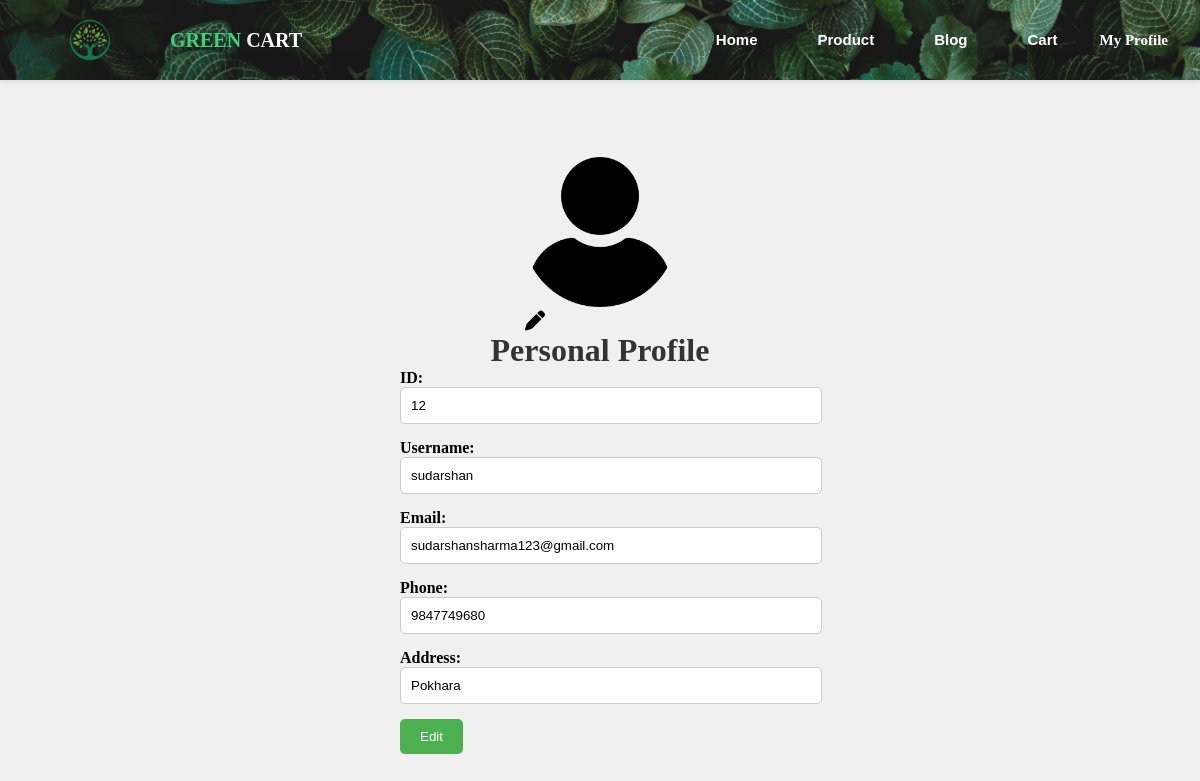
/AIV0/userside/profile.php (signed in), run on the app's committed database.
### tables this page shows
CREATE TABLE `customeruser` (
  `id` int(11) NOT NULL,
  `username` varchar(20) NOT NULL,
  `phone` varchar(20) NOT NULL,
  `Email` varchar(30) NOT NULL,
  `Password` varchar(20) NOT NULL,
  `role` int(11) NOT NULL,
  `address` varchar(50) NOT NULL
);

### AIV0/userside/profile.php (the view, shortened to what this page needs)
<?php
include '../include/db.php';
$id = $_SESSION['id'];
$accCheck = "SELECT * FROM customeruser WHERE id=$id";
$result = $conn->query($accCheck);
$row = mysqli_fetch_assoc($result);
$uname = $row["username"];
$umail = $row["Email"];
$uphone = $row["phone"];
$uaddress = $row["address"];
$profileImage = $row["profile_image"] ?? "user.png";
?>
<!DOCTYPE html>
<html lang="en">
<head>
    <link rel="stylesheet" href="../css/profile.css">
    <link rel="stylesheet" type="text/css" href="../include/nav.css">
    <link rel="stylesheet" href="https://cdnjs.cloudflare.com/ajax/libs/font-awesome/6.4.2/css/all.min.css">
</head>
<body>
    <?php include "../include/nav.php"; ?>
    <div class="container">
        <div class="profile-img">
            <img src="../img/<?php echo $profileImage; ?>" alt="profile" height="150px" id="profilePic">
            <form action="upload_profile.php" method="POST" enctype="multipart/form-data">
            <label for="fileUpload">
    <i class="fa-solid fa-pen" style="font-size: 20px; cursor: pointer;"></i>
</label>
            </form>
        </div>
        <h1>Personal Profile</h1>
        <form action="update_profile.php" method="POST">
            <label for="id">ID:</label><br>
            <input readonly type="text" value="<?php echo $id ?>" name="id">
            <label for="username">Username:</label><br>
            <input readonly type="text" value="<?php echo $uname ?>" name="name">
            <label for="email">Email:</label><br>
            <input readonly type="email" value="<?php echo $umail ?>" name="email">
            <label for="phone">Phone:</label><br>
            <input readonly type="number" value="<?php echo $uphone ?>" name="phone">
            <label for="address">Address:</label><br>
            <input readonly type="text" value="<?php echo $uaddress ?>" name="address">
            <button type='submit' name='edit' formaction="update_profile.php">Edit</button>
        </form>
    </div>
</body>
</html>

### AIV0/css/profile.css (style rules this page uses)
.container { display: flex; flex-direction: column; align-items: center; justify-content: center; min-height: 100vh; background-color: #f0f0f0; margin-top: -25px; border-radius: 10px; box-shadow: 0 0 10px rgba(0, 0, 0, 0.2); }
form { width: 100%; max-width: 400px; }
label { font-weight: bold; margin-bottom: 5px; }
input[type="text"], input[type="email"], input[type="number"] { width: 100%; padding: 10px; margin-bottom: 15px; border: 1px solid #ccc; border-radius: 5px; }
button { background-color: #4caf50; color: white; border: none; padding: 10px 20px; border-radius: 5px; cursor: pointer; transition: background-color 0.3s; }
h1 { color: #333; text-align: center; }

### AIV0/include/nav.css (style rules this page uses)
html { overflow-y: scroll; }
* { padding: 0; margin: 0; }

### data on the page
customeruser: name "sudarshan", email "sudarshansharma123@gmail.com", phone "9847749680", address "Pokhara"
